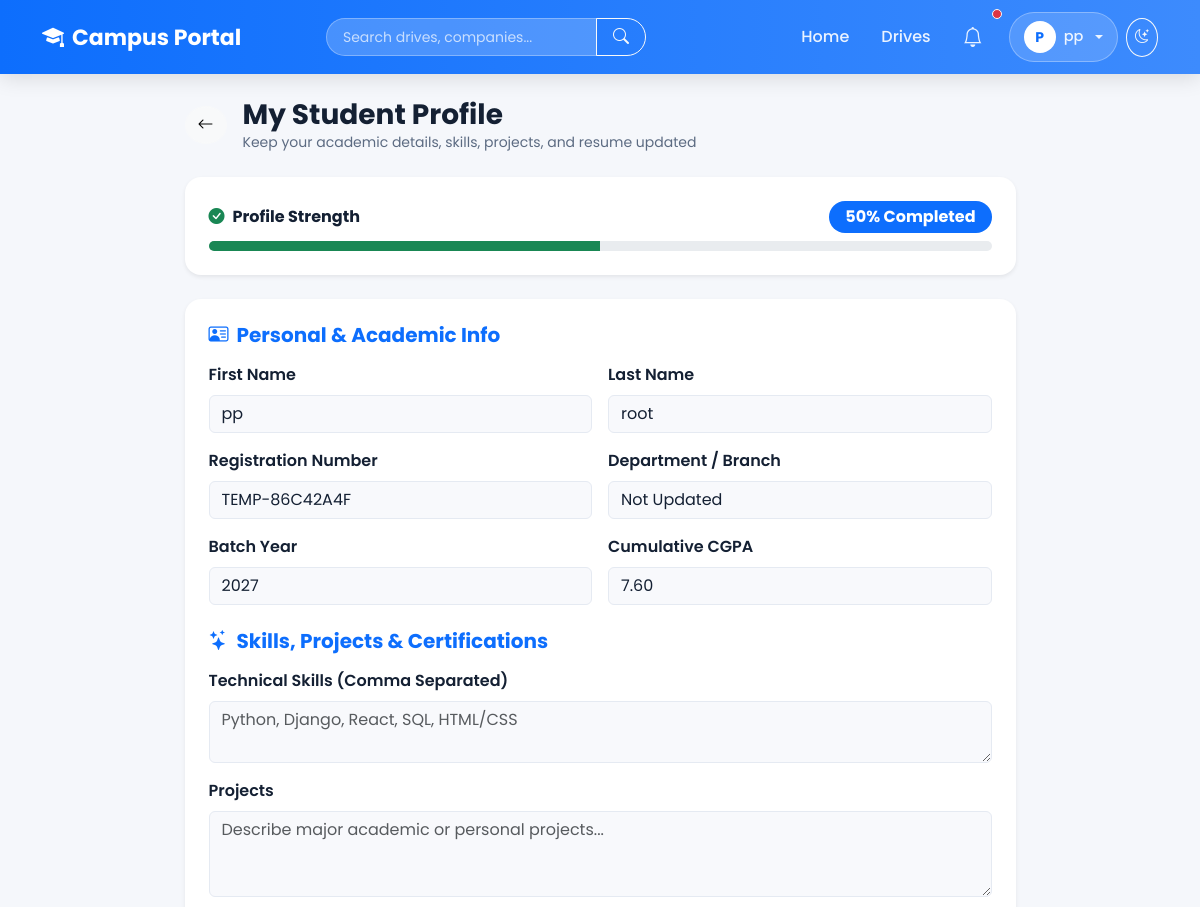
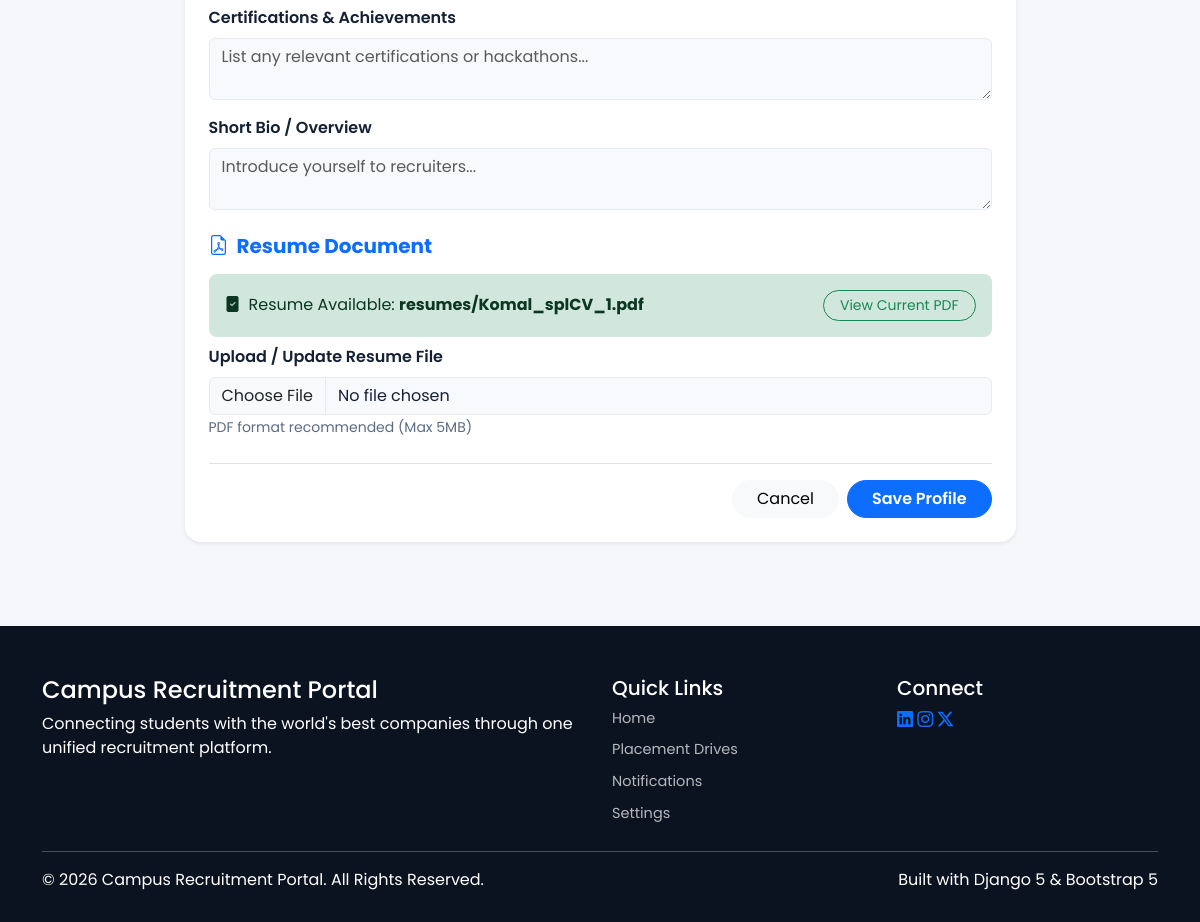
/student/profile/ (signed in), run on the app's committed database (2 pictures, top to bottom).
### accounts/models.py (models this page shows, shortened)
class CustomUser(AbstractUser):
    ROLE_CHOICES = [
        ("student", "Student"),
        ("recruiter", "Recruiter"),
        ("placement_officer", "Placement Officer"),
    ]
    email = models.EmailField(unique=True)
    phone_number = models.CharField(
        max_length=15,
        blank=True
    )
    role = models.CharField(
        max_length=25,
        choices=ROLE_CHOICES,
        default="student",
    )
    objects = CustomUserManager()
    USERNAME_FIELD = "email"
    REQUIRED_FIELDS = ["username"]

### students/models.py (models this page shows, shortened)
class StudentProfile(models.Model):
    user = models.OneToOneField(
        CustomUser,
        on_delete=models.CASCADE
    )
    registration_number = models.CharField(
        max_length=20,
        unique=True
    )
    resume = models.FileField(
        upload_to="resumes/",
        blank=True,
        null=True
    )
    department = models.CharField(max_length=100)
    batch = models.IntegerField()
    cgpa = models.DecimalField(
        max_digits=4,
        decimal_places=2
    )
    skills = models.TextField(blank=True, help_text="Comma separated skills")
    projects = models.TextField(blank=True)
    certifications = models.TextField(blank=True)
    bio = models.TextField(blank=True)
    @property
    def profile_completion_percentage(self):
        total_points = 6
        completed = 0
        if self.registration_number:
            completed += 1
        if self.department and self.batch and self.cgpa:
            completed += 1
        if self.resume:
            completed += 1
        if self.skills and self.skills.strip():
            completed += 1
        if self.projects and self.projects.strip():
            completed += 1
        if self.certifications and self.certifications.strip():
            completed += 1
        return int((completed / total_points) * 100)

### students/views.py (the view, shortened to what this page needs)
# urls.py: path("profile/", views.student_profile, name="student_profile"),
@login_required
def student_profile(request):
    profile, _ = StudentProfile.objects.get_or_create(
        user=request.user,
        defaults={"registration_number": f"REG-{request.user.id:04d}", "department": "Computer Science", "batch": 2026, "cgpa": 8.0}
    )
    context = {
        "profile": profile,
        "completion_percentage": profile.profile_completion_percentage,
    }
    return render(request, "students/profile.html", context)

### templates/students/profile.html (shortened to what this page needs)
{% extends "base.html" %}
{% block content %}
<div class="container py-4">
    <div class="row justify-content-center">
        <div class="col-lg-9">
            <div class="d-flex align-items-center mb-4">
                <a href="{% url 'student_dashboard' %}" class="btn btn-light rounded-circle me-3">
                    <i class="bi bi-arrow-left"></i>
                </a>
                <div>
                    <h3 class="fw-bold mb-0">My Student Profile</h3>
                    <p class="text-muted small mb-0">Keep your academic details, skills, projects, and resume updated</p>
                </div>
            </div>
            <div class="card border-0 shadow-sm rounded-4 p-4 bg-white mb-4">
                <div class="d-flex justify-content-between align-items-center mb-2">
                    <h6 class="fw-bold mb-0"><i class="bi bi-check-circle-fill text-success me-2"></i>Profile Strength</h6>
                    <span class="badge bg-primary rounded-pill px-3 py-2 fs-6">{{ completion_percentage }}% Completed</span>
                </div>
                <div class="progress rounded-pill" style="height: 10px;">
                    <div class="progress-bar bg-success" style="width: {{ completion_percentage }}%;"></div>
                </div>
            </div>
            <div class="card border-0 shadow-sm rounded-4 p-4 bg-white">
                <form method="POST" enctype="multipart/form-data">
                    <h5 class="fw-bold text-primary mb-3"><i class="bi bi-person-vcard me-2"></i>Personal & Academic Info</h5>
                    <div class="row g-3 mb-4">
                        <div class="col-md-6">
                            <label class="form-label fw-semibold">First Name</label>
                            <input type="text" name="first_name" class="form-control" value="{{ profile.user.first_name }}">
                        </div>
                        <div class="col-md-6">
                            <label class="form-label fw-semibold">Last Name</label>
                            <input type="text" name="last_name" class="form-control" value="{{ profile.user.last_name }}">
                        </div>
                        <div class="col-md-6">
                            <label class="form-label fw-semibold">Registration Number</label>
                            <input type="text" name="registration_number" class="form-control" value="{{ profile.registration_number }}">
                        </div>
                        <div class="col-md-6">
                            <label class="form-label fw-semibold">Department / Branch</label>
                            <input type="text" name="department" class="form-control" value="{{ profile.department }}">
                        </div>
                        <div class="col-md-6">
                            <label class="form-label fw-semibold">Batch Year</label>
                            <input type="number" name="batch" class="form-control" value="{{ profile.batch }}">
                        </div>
                        <div class="col-md-6">
                            <label class="form-label fw-semibold">Cumulative CGPA</label>
                            <input type="number" step="0.01" name="cgpa" class="form-control" value="{{ profile.cgpa }}">
                        </div>
                    </div>
                    <h5 class="fw-bold text-primary mb-3"><i class="bi bi-stars me-2"></i>Skills, Projects & Certifications</h5>
                    <div class="row g-3 mb-4">
                        <div class="col-12">
                            <label class="form-label fw-semibold">Technical Skills (Comma Separated)</label>
                            <textarea name="skills" class="form-control" rows="2" placeholder="Python, Django, React, SQL, HTML/CSS">{{ profile.skills }}</textarea>
                        </div>
                        <div class="col-12">
                            <label class="form-label fw-semibold">Projects</label>
                            <textarea name="projects" class="form-control" rows="3" placeholder="Describe major academic or personal projects...">{{ profile.projects }}</textarea>
                        </div>
                        <div class="col-12">
                            <label class="form-label fw-semibold">Certifications & Achievements</label>
                            <textarea name="certifications" class="form-control" rows="2" placeholder="List any relevant certifications or hackathons...">{{ profile.certifications }}</textarea>
                        </div>
                        <div class="col-12">
                            <label class="form-label fw-semibold">Short Bio / Overview</label>
                            <textarea name="bio" class="form-control" rows="2" placeholder="Introduce yourself to recruiters...">{{ profile.bio }}</textarea>
                        </div>
                    </div>
                    <h5 class="fw-bold text-primary mb-3"><i class="bi bi-file-earmark-pdf me-2"></i>Resume Document</h5>
                    <div class="row g-3 mb-4">
                        <div class="col-12">
                            {% if profile.resume %}
                                <div class="alert alert-success border-0 rounded-3 d-flex align-items-center justify-content-between mb-2">
                                    <span><i class="bi bi-file-check-fill me-2"></i>Resume Available: <strong>{{ profile.resume.name }}</strong></span>
                                    <a href="{{ profile.resume.url }}" target="_blank" class="btn btn-sm btn-outline-success rounded-pill px-3">View Current PDF</a>
                                </div>
                            {% endif %}
                            <label class="form-label fw-semibold">Upload / Update Resume File</label>
                            <input type="file" name="resume" class="form-control">
                            <small class="text-muted">PDF format recommended (Max 5MB)</small>
                        </div>
                    </div>
                    <div class="d-flex justify-content-end gap-2 pt-3 border-top">
                        <a href="{% url 'student_dashboard' %}" class="btn btn-light rounded-pill px-4">Cancel</a>
                        <button type="submit" class="btn btn-primary rounded-pill px-4 fw-semibold">Save Profile</button>
                    </div>
                </form>
            </div>
        </div>
    </div>
</div>
{% endblock %}

### templates/base.html (shortened to what this page needs)
<!DOCTYPE html>
<html lang="en">
<head>
<link href="https://cdn.jsdelivr.net/npm/bootstrap@5.3.3/dist/css/bootstrap.min.css" rel="stylesheet">
<link rel="stylesheet" href="https://cdn.jsdelivr.net/npm/bootstrap-icons@1.11.3/font/bootstrap-icons.min.css">
</head>
<body>
<nav class="navbar navbar-expand-lg sticky-top">
<div class="container">
    <a class="navbar-brand" href="/"><i class="bi bi-mortarboard-fill"></i> Campus Portal</a>
    <div class="collapse navbar-collapse" id="nav">
        <form action="{% url 'global_search' %}" method="GET" class="d-flex mx-auto my-2 my-lg-0" style="max-width: 320px; width: 100%;">
            <div class="input-group">
                <input type="text" name="q" class="form-control nav-search-input" placeholder="Search drives, companies..." value="{{ request.GET.q }}">
                <button class="btn btn-outline-light rounded-end-pill px-3" type="submit"><i class="bi bi-search"></i></button>
            </div>
        </form>
        <ul class="navbar-nav ms-auto align-items-lg-center">
            <li class="nav-item">
                <a class="nav-link {% if request.resolver_match.url_name == 'home' %}active{% endif %}" href="/">Home</a>
            </li>
            <li class="nav-item">
                <a class="nav-link" href="{% url 'placement_drives' %}">Drives</a>
            </li>
            {% if user.is_authenticated %}
                <li class="nav-item me-2">
                    <a class="nav-link position-relative" href="{% url 'notifications_list' %}" title="Notifications">
                        <i class="bi bi-bell fs-5"></i>
                        {% if user.notifications.filter.is_read.count > 0 or user.notifications.count > 0 %}
                            <span class="position-absolute top-0 start-100 translate-middle p-1 bg-danger border border-light rounded-circle"></span>
                        {% endif %}
                    </a>
                </li>
                <li class="nav-item dropdown">
                    <a class="nav-link user-menu-toggle dropdown-toggle" href="#" role="button" data-bs-toggle="dropdown">
                        <span class="user-avatar-circle">{{ user.first_name|default:user.username|first|upper }}</span>
                        <span>{{ user.first_name|default:user.username }}</span>
                    </a>
                </li>
            {% endif %}
            <li class="nav-item ms-lg-2 mt-2 mt-lg-0">
                <button onclick="toggleTheme()" class="btn btn-sm btn-outline-light rounded-circle p-2" id="themeToggleBtn" title="Toggle Theme" aria-label="Toggle theme">
                    <i class="bi bi-moon-stars"></i>
                </button>
            </li>
        </ul>
    </div>
</div>
</nav>
<main>
{% block content %}
{% endblock %}
</main>
<footer>
<div class="container">
    <div class="row">
        <div class="col-md-6 mb-4 mb-md-0">
            <h4>Campus Recruitment Portal</h4>
            <p>Connecting students with the world's best companies through one unified recruitment platform.</p>
        </div>
        <div class="col-md-3 mb-4 mb-md-0">
            <h5>Quick Links</h5>
            <a href="/" class="footer-link">Home</a>
            <a href="{% url 'placement_drives' %}" class="footer-link">Placement Drives</a>
            <a href="{% url 'notifications_list' %}" class="footer-link">Notifications</a>
            <a href="{% url 'user_settings' %}" class="footer-link">Settings</a>
        </div>
        <div class="col-md-3">
            <h5>Connect</h5>
            <div>
                <a href="#" class="social-icon"><i class="bi bi-linkedin"></i></a>
                <a href="#" class="social-icon"><i class="bi bi-instagram"></i></a>
                <a href="#" class="social-icon"><i class="bi bi-twitter-x"></i></a>
            </div>
        </div>
    </div>
    <hr>
    <div class="d-flex flex-column flex-md-row justify-content-between align-items-center">
        <p class="footer-bottom mb-0">© 2026 Campus Recruitment Portal. All Rights Reserved.</p>
        <p class="footer-bottom mb-0">Built with Django 5 & Bootstrap 5</p>
    </div>
</div>
</footer>
</body>
</html>

### templates/base.html (style rules this page uses)
:root { --brand-blue: #0d6efd; --brand-blue-light: #3d8bfd; --brand-dark: #0b1320; --text-muted: #5c6b82; --bg-soft: #f5f7fb; --surface: #ffffff; --surface-2: #f8f9fc; --border-color: #e5eaf2; --text-color: #142033; --radius-lg: 20px; --radius-md: 14px; }
body { font-family: 'Poppins', sans-serif; background: var(--bg-soft); color: var(--text-color); display: flex; flex-direction: column; min-height: 100vh; transition: background-color 0.3s ease, color 0.3s ease; }
main { flex: 1; }
a { color: var(--brand-blue); }
.card, .list-group-item, .table, .form-control, .form-select, .alert { border-color: var(--border-color); }
.card { background: var(--surface); color: var(--text-color); border: 1px solid var(--border-color); border-radius: var(--radius-lg); box-shadow: 0 10px 30px rgba(0, 0, 0, 0.06); }
.form-control, .form-select, .form-control:focus, .form-select:focus { background: var(--surface-2); color: var(--text-color); border-color: var(--border-color); }
.text-muted { color: var(--text-muted) !important; }
.navbar { background: linear-gradient(90deg, var(--brand-blue), var(--brand-blue-light)); box-shadow: 0 4px 20px rgba(0, 0, 0, .12); padding: 12px 0; }
.navbar-brand { font-size: 22px; font-weight: 700; color: #fff !important; display: flex; align-items: center; gap: 8px; }
.nav-link { color: rgba(255, 255, 255, .9) !important; font-weight: 500; margin-left: 4px; padding: 8px 14px !important; border-radius: 30px; transition: .25s; }
.nav-search-input { background: rgba(255, 255, 255, 0.2); border: 1px solid rgba(255, 255, 255, 0.3); color: #fff; border-radius: 30px; padding: 6px 16px; font-size: 14px; }
.nav-search-input::placeholder { color: rgba(255, 255, 255, 0.7); }
.user-menu-toggle { display: flex; align-items: center; gap: 8px; background: rgba(255, 255, 255, .15); border: 1px solid rgba(255, 255, 255, .3); color: #fff; border-radius: 30px; padding: 5px 14px 5px 5px; font-weight: 500; font-size: 14.5px; }
.user-avatar-circle { width: 32px; height: 32px; border-radius: 50%; background: #fff; color: var(--brand-blue); font-weight: 700; display: flex; align-items: center; justify-content: center; font-size: 14px; }
footer { background: var(--brand-dark); color: #fff; padding: 50px 0 30px; margin-top: 60px; }
footer .footer-link { color: rgba(255, 255, 255, .7); text-decoration: none; display: block; margin-bottom: 10px; font-size: 14.5px; transition: .2s; }

### data on the page
CustomUser: first_name|first "P", first_name "pp"
StudentProfile: first_name "pp", last_name "root", registration_number "TEMP-86C42A4F", department "Not Updated", batch "2027", cgpa "7.60", resume.name "resumes/Komal_splCV_1.pdf"

### other printed values
{{ completion_percentage }} "50"
